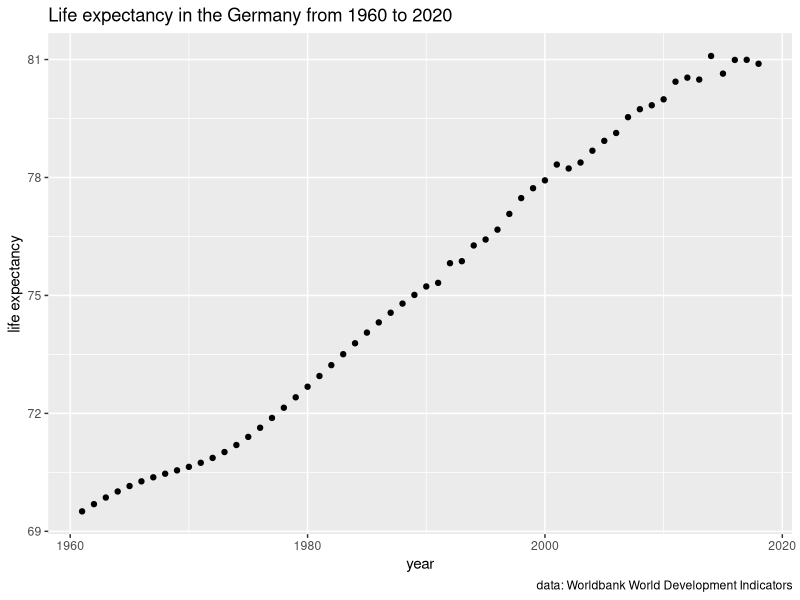
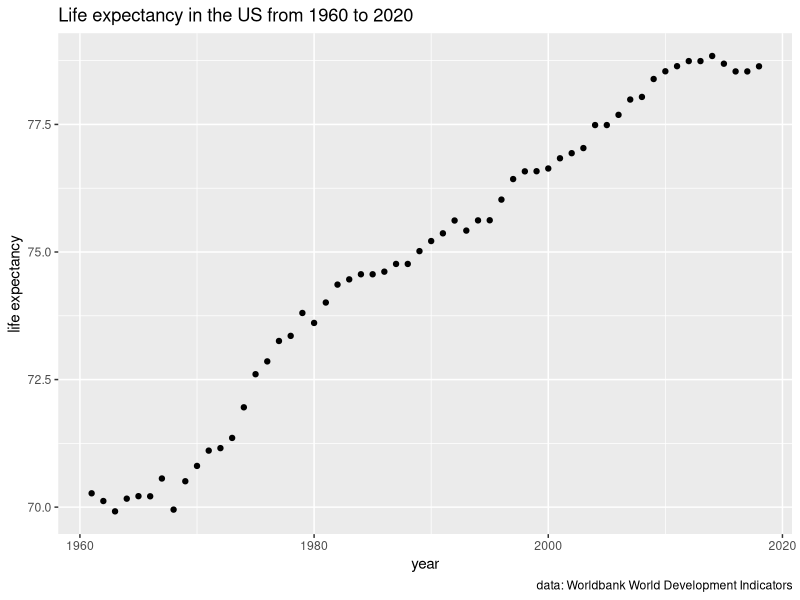
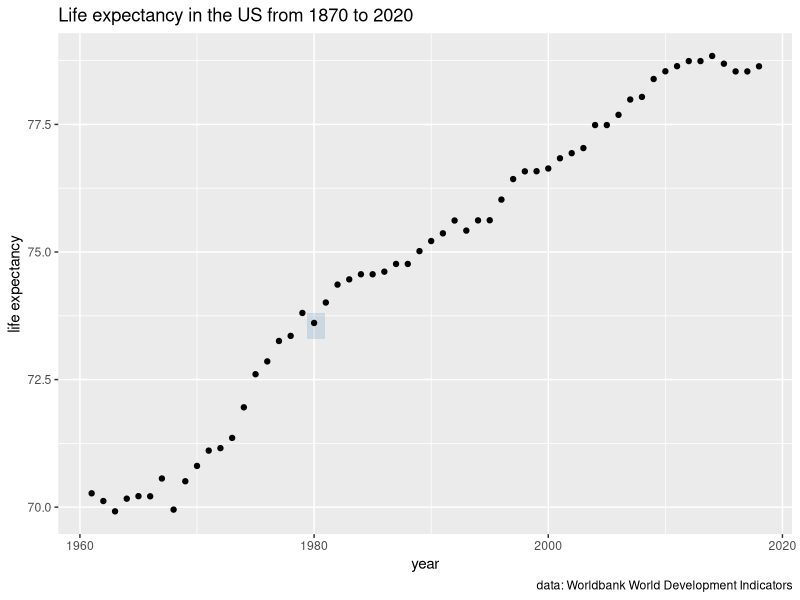
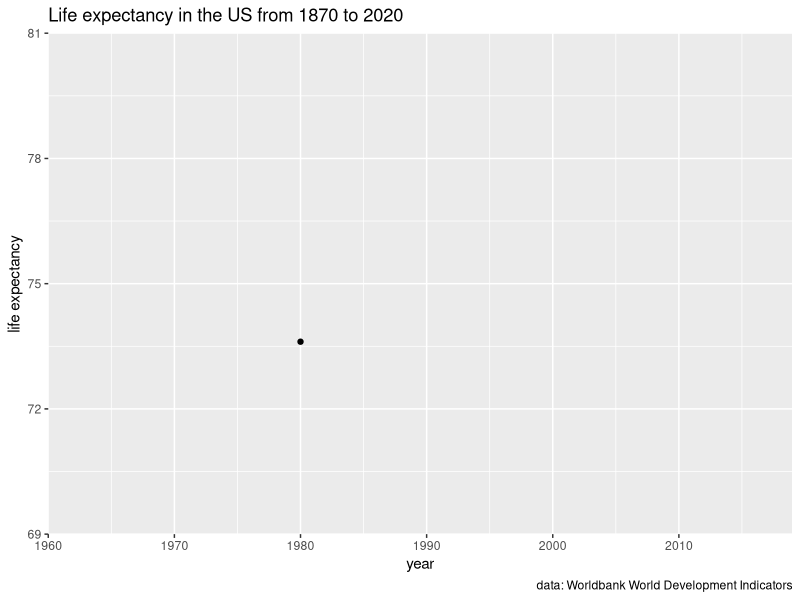
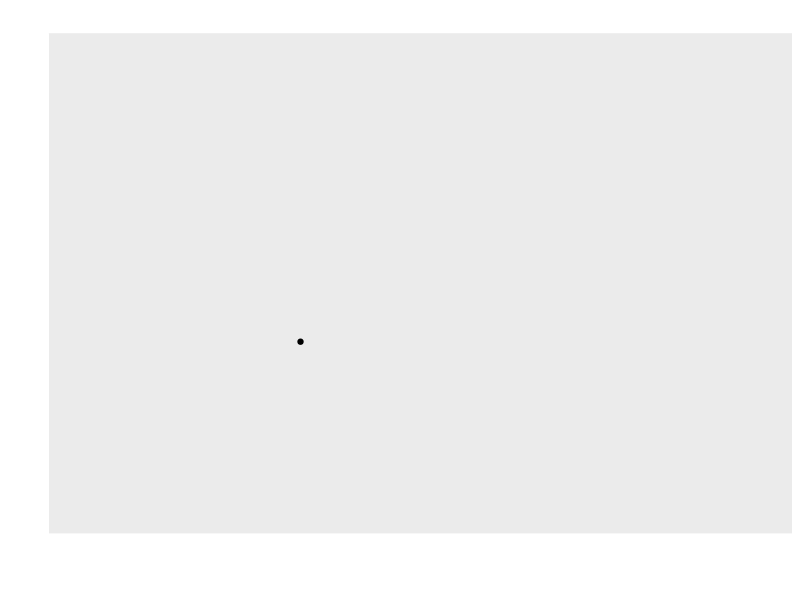
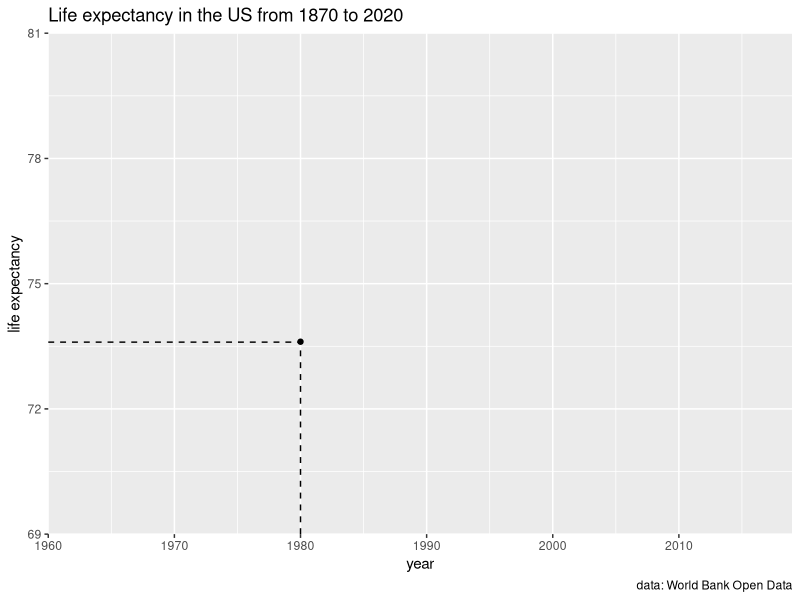
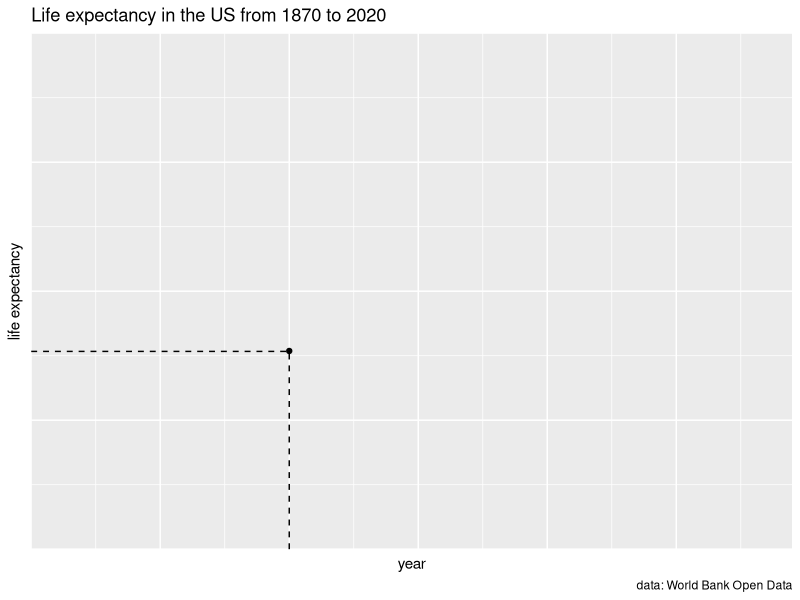

These figures' R source, in order:
library(tidyverse)

world_bank_countries <- read_csv("data/world_bank_countries.csv")
world_bank_areas <- read_csv("data/world_bank_areas.csv")
world_bank_income <- read_csv("data/world_bank_income.csv")


# Life expectancy in Germany ----------------------------------------------
world_bank_countries %>% 
  filter(country == "Germany") %>% 
  ggplot(aes(year, life_expectancy_at_birth)) +  
  geom_point() +
  labs(
    y = "life expectancy",
    title = "Life expectancy in the Germany from 1960 to 2020",
    caption = "data: Worldbank World Development Indicators"
  )


# Life expectancy in the US -----------------------------------------------
world_bank_countries %>% 
  filter(country == "United States") %>% 
  ggplot(aes(year, life_expectancy_at_birth)) +  
  geom_point() +
  labs(
    y = "life expectancy",
    title = "Life expectancy in the US from 1960 to 2020",
    caption = "data: Worldbank World Development Indicators"
  )

# Highlight 1980
world_bank_countries %>% 
  filter(country == "United States") %>% 
  ggplot(aes(year, life_expectancy_at_birth)) +   
  annotate('rect', xmin = 1979.4, xmax = 1980.9, ymin = 73.3, ymax = 73.8,
           fill = "steelblue", alpha = .2) +
  geom_point() +
  labs(
    y = "life expectancy",
    title = "Life expectancy in the US from 1870 to 2020",
    caption = "data: Worldbank World Development Indicators"
  )

# Show dot only
world_bank_countries %>% 
  filter(country == "United States", year == 1980) %>% 
  ggplot(aes(year, life_expectancy_at_birth)) +   
  geom_point() +
  labs(
    y = "life expectancy",
    title = "Life expectancy in the US from 1870 to 2020",
    caption = "data: Worldbank World Development Indicators"
  ) +
  scale_x_continuous(limits = c(1960, 2019),
                     expand = expansion(mult = c(0, 0))) +
  scale_y_continuous(limits = c(69, 81),
                     expand = expansion(mult = c(0, 0)))



# Empty plot --------------------------------------------------------------
world_bank_countries %>% 
  filter(country == "United States", year == 1980) %>% 
  ggplot(aes(year, life_expectancy_at_birth)) +   
  geom_point() +
  labs(
    y = "life expectancy",
    title = "",
    caption = ""
  ) +
  scale_x_continuous(limits = c(1960, 2019),
                     expand = expansion(mult = c(0, 0))) +
  scale_y_continuous(limits = c(69, 81),
                     expand = expansion(mult = c(0, 0))) +
  theme(
    axis.line = element_line(color = '#ffffff'),
    axis.text = element_text(color = 'white'),
    axis.ticks = element_line(color = "white"),
    axis.title = element_text(color = "white"),
    panel.grid = element_blank()
  )



# Mapping of year and life expectancy -------------------------------------
world_bank_countries %>% 
  filter(country == "United States", year == 1980) %>% 
  ggplot(aes(year, life_expectancy_at_birth)) +   
  geom_point() +
  labs(
    y = "life expectancy",
    title = "Life expectancy in the US from 1870 to 2020",
    caption = "data: World Bank Open Data"
  ) +
  scale_x_continuous(limits = c(1960, 2019),
                     expand = expansion(mult = c(0, 0))) +
  scale_y_continuous(limits = c(69, 81),
                     expand = expansion(mult = c(0, 0))) +
  annotate("segment", x = 1960,xend = 1980, 
           y = 73.6, yend = 73.6,
           linetype = "dashed") +
  annotate("segment", x = 1980, xend = 1980, 
           y = 69, yend = 73.6,
           linetype = "dashed") 

# We map aesthetic properties of geometric objects to data variables

# Impossible mapping ------------------------------------------------------
world_bank_countries %>% 
  filter(country == "United States", year == 1980) %>% 
  ggplot(aes(year, life_expectancy_at_birth)) +   
  geom_point() +
  labs(
    y = "life expectancy",
    title = "Life expectancy in the US from 1870 to 2020",
    caption = "data: World Bank Open Data"
  ) +
  scale_x_continuous(limits = c(1960, 2019),
                     expand = expansion(mult = c(0, 0))) +
  scale_y_continuous(limits = c(69, 81),
                     expand = expansion(mult = c(0, 0))) +
  annotate("segment", x = 1960,xend = 1980, 
           y = 73.6, yend = 73.6,
           linetype = "dashed") +
  annotate("segment", x = 1980, xend = 1980, 
           y = 69, yend = 73.6,
           linetype = "dashed") +
  theme(
    axis.text = element_blank(),
    axis.ticks = element_blank()
  )
